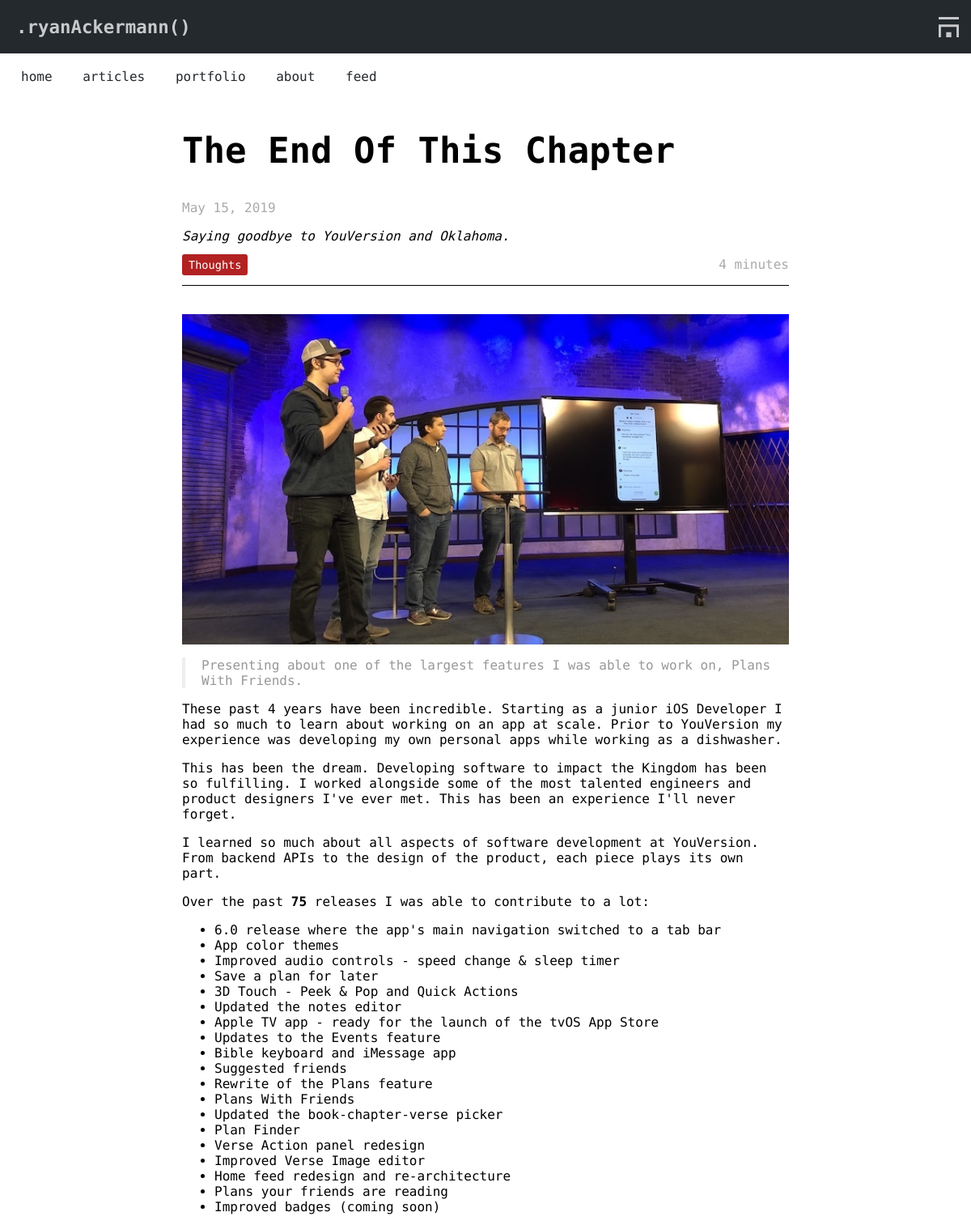
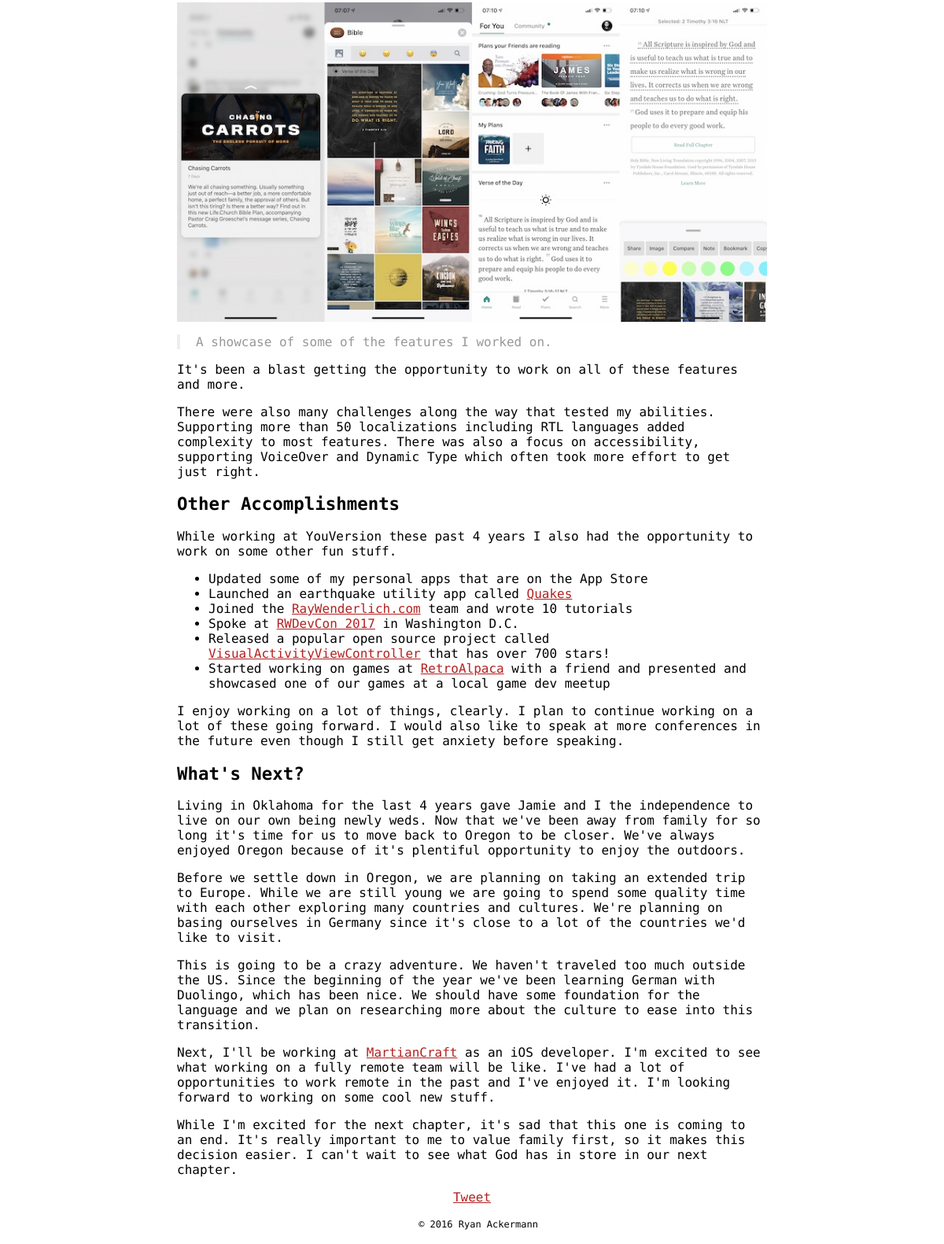
Screenshot of /posts/the-end-of-this-chapter with the database file from the repository (2 pictures, top to bottom).
### app/models.py (models this page shows, shortened)
class Post(db.Model):
    id = db.Column(db.Integer, primary_key = True)
    title = db.Column(db.String)
    description = db.Column(db.String)
    content = db.Column(db.String)
    slug = db.Column(db.String)
    timestamp = db.Column(db.DateTime)
    draft = db.Column(db.Boolean, default=True)
    category_id = db.Column(db.Integer, db.ForeignKey('category.id'))
    category = db.relationship('Category', backref=db.backref('posts', lazy='dynamic'))

class Category(db.Model):
    id = db.Column(db.Integer, primary_key=True)
    name = db.Column(db.String(50))

### app/views.py (the view)
@app.route('/posts/<slug>')
def post_view(slug):
	post = Post.query.filter_by(slug=slug).first()
	word_count = len(post.content.split())
	dur = int(math.ceil(word_count / 200))
	if dur < 3:
		dur = None
	return render_template('view_post.html', title=post.title, post=post, dur=dur, auth=has_auth(), current='home')

### app/__init__.py (called while the page is built)
@app.template_filter('prettytime')
def prettytime(date):
    return date.strftime("%b %d, %Y")

### app/views.py (called while the page is built)
def has_auth():
	return 'username' in session

### app/templates/view_post.html (shortened to what this page needs)
{% extends "base.html" %}
{% block stylesheet %}
	<link rel="stylesheet" type="text/css" href="/static/stylesheets/post.css">
	<link rel="stylesheet" type="text/css" href="/static/stylesheets/github.css">
{% endblock %}
{% block content %}
	<article style="{% if post.draft %}background-color: #f8f8f8;{% endif %}">
		<h1 id="title">{{ post.title }}</h1>
		<p id="timestamp">{{ post.timestamp|prettytime }}</p>
		<p><em>{{ post.description }}</em></p>
		<div id="catDur">
			<span id="category">{{ post.category.name }}</span>
			{% if dur %}
				<span id="duration">{{ dur }} minutes</span>
			{% endif %}
		</div>
		<p>{{ post.content|markdown }}</p>
		{% if not post.draft %}
			<div id="share-button">
				<a href="https://twitter.com/share" class="twitter-share-button" data-size="large" data-via="naturaln0va" data-show-count="false">Tweet</a><script async src="//platform.twitter.com/widgets.js" charset="utf-8"></script>
			</div>
		{% endif %}
		<footer>&copy; 2016 Ryan Ackermann</footer>
	</article>
{% endblock %}

### app/static/stylesheets/primary.css (style rules this page uses)
:root { --border-color: #CCC; --better-black: #24292E; --better-white: #C8C9CB; --main-color: firebrick; --main-hover-color: #C4191C; --main-background: linear-gradient(90deg, #2E94B9 0%, #27b1b1 100%); }
body { font-family: 'Fira Mono', monospace; background: #FFF; text-align: left; margin: 0; }
body h1 { font-size: 1.6em; }
body h2 { font-size: 1.4em; }
body article { width: 85%; margin: 0 auto; max-width: 750px; }
body article a { color: var(--main-color); }

### app/static/stylesheets/post.css (style rules this page uses)
article img { height: auto; max-width: 100%; display: block; margin-left: auto; margin-right: auto; }
article blockquote { color: #989898; border-left: 4px solid #eee; padding-left: 20px; margin: 0; }
footer { left: 0px; bottom: 0px; width: 100%; padding: 18px 8px; text-align: center; font-size: 0.75em; background-color: #FFF; }
h1#title { font-size: 2.75em; }
#timestamp { color: #aaa; }
#share-button { margin: 0 auto; text-align: center; }
#catDur { margin-bottom: 35px; padding-bottom: 16px; border-bottom: 1px solid black; }
#category { color: white; display: inline; font-size: 0.85em; padding: 5px 8px; background-color: var(--main-color); border-radius: 3px; }
#duration { color: #aaa; float: right; display: inline; }

### rows the page displays
Post: title "The End Of This Chapter", timestamp|prettytime "May 15, 2019", description "Saying goodbye to YouVersion and Oklahoma.", content (picture), content "Presenting about one of the largest features I was able to work on, Plans With Friends. These past 4 years have been incredible. Starting as a junior iOS Developer I had so much to learn about working on an app at scale. Prior to YouVersion my experience was developing my own personal apps while working as a dishwasher. This has been the dream. Developing software to impact the Kingdom has been so fulfilling. I worked alongside some of the most talented engineers and product designers I've ever met. This has been an experience I'll never forget. I learned so much about all aspects of software development at YouVersion. From backend APIs to the design of the product, each piece plays its own…"
Category: category.name "Thoughts"

### other values shown
{{ dur }} "4"
